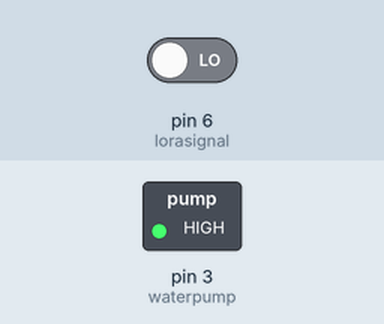
Bench run of a sketch on a simulated Arduino Uno, built with avr-gcc and run on an emulated ATmega328P. On the bench: switched loads named in the sketch (green lamp = pin HIGH). Inputs (shaded band) come from the test bench; at power-on: pin 6 (lorasignal) LOW.

Above: at 1.6 s.
1.7 s: pin 6 (lorasignal) driven HIGH
At 2.4 s:
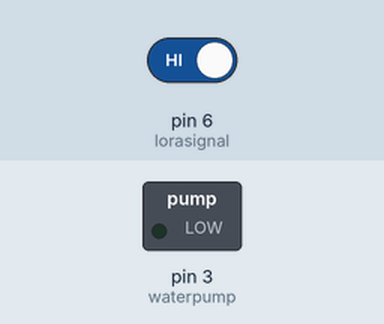
3.5 s: pin 6 (lorasignal) driven LOW
At 4.9 s:
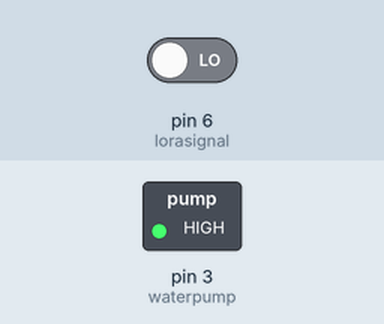
Timing chart, 0 to 6.5 s (numbered marks = the images above; inputs shaded):
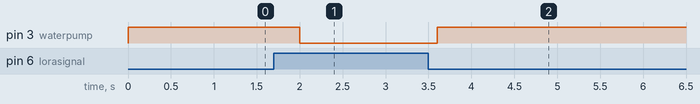

Measured:
- after the input at 1.7 s, pin 3 (waterpump): HIGH → LOW after 0.30 s
- after the input at 3.5 s, pin 3 (waterpump): LOW → HIGH after 0.10 s

The sketch:

waterpump.ino
```cpp
#define waterpump   3
#define lorasignal  6

int destination;

void setup() {
  pinMode(waterpump ,OUTPUT);
  pinMode(lorasignal,INPUT);
}

void loop() {
  destination= digitalRead(lorasignal);
  if(destination== HIGH) // if water level is full then cut the relay
  {
  digitalWrite(waterpump ,LOW);
  }
  else
  {
  digitalWrite(waterpump ,HIGH); //high to continue providing signal and water supply
  }
  delay(400);
}
```
